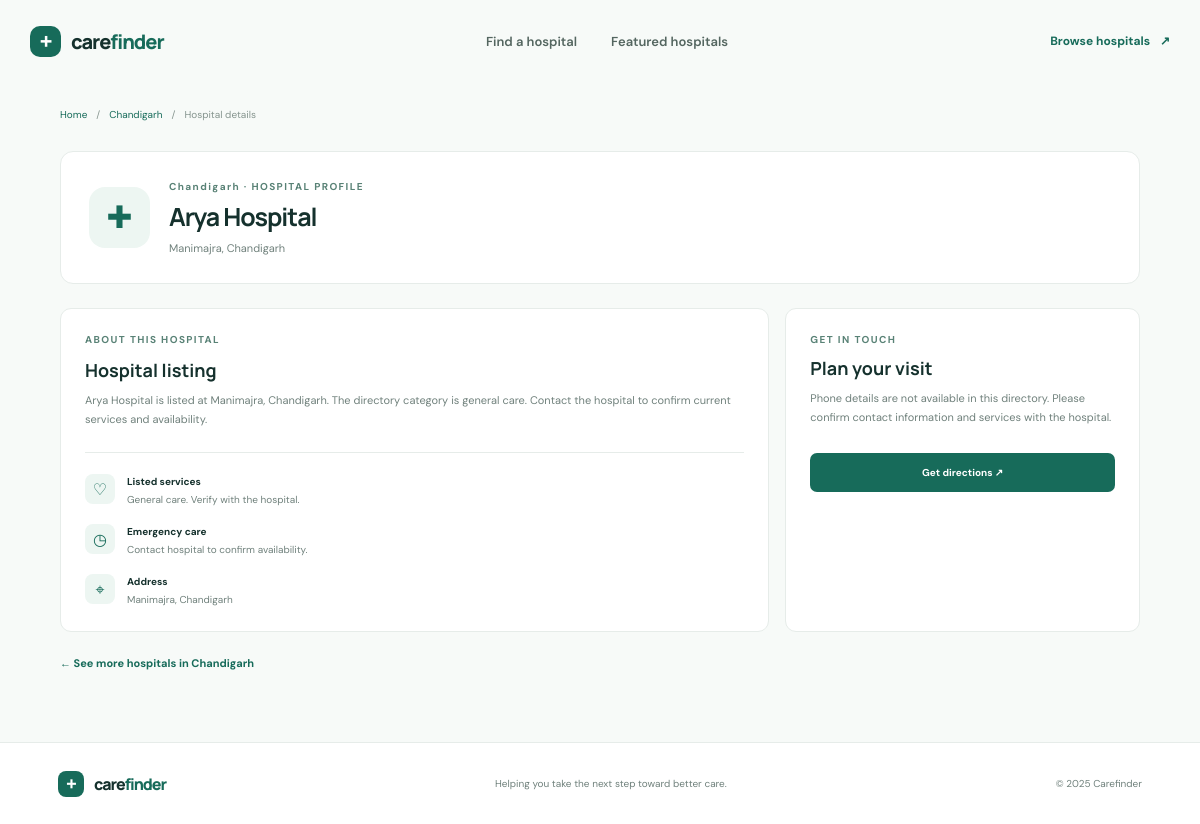
The app's page /hospital/3 with its own data.
### tables this page shows
CREATE TABLE hospitals (
                id INTEGER PRIMARY KEY,
                name TEXT NOT NULL,
                city TEXT NOT NULL,
                address TEXT NOT NULL,
                phone TEXT NOT NULL,
                rating REAL NOT NULL,
                specialties TEXT NOT NULL,
                emergency INTEGER NOT NULL DEFAULT 0,
                latitude REAL NOT NULL,
                longitude REAL NOT NULL,
                description TEXT NOT NULL
            );

### app.py (the view)
    @app.get("/hospital/<int:hospital_id>")
    def hospital_detail(hospital_id: int):
        hospital = get_db().execute(
            "SELECT * FROM hospitals WHERE id = ?", (hospital_id,)
        ).fetchone()
        if hospital is None:
            abort(404)
        return render_template("hospital.html", hospital=hospital)

### app.py (called while the page is built)
def get_db() -> sqlite3.Connection:
    if "db" not in g:
        g.db = sqlite3.connect(DATABASE)
        g.db.row_factory = sqlite3.Row
    return g.db

### templates/hospital.html (shortened to what this page needs)
<!doctype html>
<html lang="en">
<head>
  <link rel="stylesheet" href="{{ url_for('static', filename='css/style.css') }}">
</head>
<body>
  <header class="site-header">
    <a class="brand" href="{{ url_for('index') }}"><span class="brand-mark">+</span><span>care<span class="brand-accent">finder</span></span></a>
    <nav aria-label="Main navigation"><a href="{{ url_for('index') }}">Find a hospital</a><a href="{{ url_for('index') }}#featured">Featured hospitals</a></nav>
    <a class="header-action" href="{{ url_for('search') }}">Browse hospitals <span aria-hidden="true">↗</span></a>
  </header>
  <main class="detail-main">
    <div class="breadcrumb"><a href="{{ url_for('index') }}">Home</a><span aria-hidden="true">/</span><a href="{{ url_for('search', city=hospital['city']) }}">{{ hospital["city"] }}</a><span aria-hidden="true">/</span><span>Hospital details</span></div>
    <section class="detail-hero">
      <div class="detail-icon" aria-hidden="true">✚</div>
      <div><p class="eyebrow">{{ hospital["city"] }} · HOSPITAL PROFILE</p><h1>{{ hospital["name"] }}</h1><p class="detail-address">{{ hospital["address"] }}</p></div>
    </section>
    <div class="detail-grid">
      <section class="detail-card"><p class="eyebrow">ABOUT THIS HOSPITAL</p><h2>Hospital listing</h2><p>{{ hospital["name"] }} is listed at {{ hospital["address"] }}. The directory category is {{ hospital["specialties"]|lower }}. Contact the hospital to confirm current services and availability.</p><div class="detail-facts"><div><span class="fact-icon" aria-hidden="true">♡</span><span><strong>Listed services</strong><small>{{ hospital["specialties"] }}. Verify with the hospital.</small></span></div><div><span class="fact-icon" aria-hidden="true">◷</span><span><strong>Emergency care</strong><small>Contact hospital to confirm availability.</small></span></div><div><span class="fact-icon" aria-hidden="true">⌖</span><span><strong>Address</strong><small>{{ hospital["address"] }}</small></span></div></div></section>
      <aside class="contact-card"><p class="eyebrow">GET IN TOUCH</p><h2>Plan your visit</h2><p>Phone details are not available in this directory. Please confirm contact information and services with the hospital.</p><a class="button button-primary button-full" target="_blank" rel="noopener noreferrer" href="https://www.openstreetmap.org/?mlat={{ hospital['latitude'] }}&mlon={{ hospital['longitude'] }}#map=15/{{ hospital['latitude'] }}/{{ hospital['longitude'] }}">Get directions ↗</a></aside>
    </div>
    <a class="back-link" href="{{ url_for('search', city=hospital['city']) }}">← See more hospitals in {{ hospital["city"] }}</a>
  </main>
  <footer class="site-footer"><a class="brand" href="{{ url_for('index') }}"><span class="brand-mark">+</span><span>care<span class="brand-accent">finder</span></span></a><p>Helping you take the next step toward better care.</p><span>© 2025 Carefinder</span></footer>
</body>
</html>

### static/css/style.css (style rules this page uses)
:root { color-scheme: light; --ink: #15312d; --muted: #70817c; --green: #176b5a; --green-dark: #105447; --mint: #e8f3ef; --line: #e6ece9; --paper: #fff; --canvas: #f7faf8; --orange: #e89b4b; font-family: "DM Sans", sans-serif; }
* { box-sizing: border-box; }
html { scroll-behavior: smooth; }
body { margin: 0; background: var(--canvas); color: var(--ink); }
a { color: inherit; text-decoration: none; }
.site-header { height: 82px; max-width: 1200px; margin: 0 auto; padding: 0 30px; display: flex; align-items: center; justify-content: space-between; }
.brand { display: inline-flex; align-items: center; gap: 10px; font-family: "Manrope", sans-serif; font-size: 20px; font-weight: 800; letter-spacing: -1px; white-space: nowrap; }
.brand-mark { width: 31px; height: 31px; display: inline-grid; place-items: center; border-radius: 10px; background: var(--green); color: white; font-size: 24px; line-height: 1; }
.brand-accent { color: var(--green); }
.site-header nav { display: flex; gap: 34px; color: #546660; font-size: 13px; font-weight: 600; }
.header-action { font-size: 12px; font-weight: 700; color: var(--green); }
.header-action span { padding-left: 7px; }
main { max-width: 1140px; margin: 0 auto; padding: 0 30px; }
.eyebrow { margin: 0 0 12px; color: #598276; font-size: 10px; font-weight: 700; letter-spacing: 1.4px; }
h1, h2, h3, p { margin-top: 0; }
h1, h2, h3 { font-family: "Manrope", sans-serif; }
.button { display: inline-flex; align-items: center; justify-content: center; gap: 11px; border: 0; border-radius: 7px; cursor: pointer; font-weight: 700; transition: background .18s ease, transform .18s ease; }
.button-primary { background: var(--green); color: white; }
.hospital-icon, .result-icon, .detail-icon { display: inline-grid; place-items: center; background: #edf6f2; color: var(--green); }
.site-footer { min-height: 82px; display: flex; align-items: center; justify-content: space-between; padding: 17px max(calc((100vw - 1084px) / 2), 30px); border-top: 1px solid var(--line); background: white; }
.site-footer .brand { font-size: 16px; }
.site-footer .brand-mark { width: 26px; height: 26px; border-radius: 8px; font-size: 20px; }
.site-footer p, .site-footer > span { margin: 0; color: var(--muted); font-size: 10px; }
.results-main, .detail-main { min-height: calc(100vh - 164px); padding-top: 21px; padding-bottom: 60px; }
.breadcrumb { display: flex; gap: 9px; margin: 5px 0 26px; color: #85948e; font-size: 10px; }
.breadcrumb a { color: var(--green); }
.detail-main { padding-bottom: 70px; }
.detail-hero { display: flex; align-items: center; gap: 19px; margin: 30px 0 24px; padding: 28px; border: 1px solid var(--line); border-radius: 13px; background: white; }
.detail-icon { flex: 0 0 61px; width: 61px; height: 61px; border-radius: 16px; font-size: 31px; }
.detail-hero > div:nth-child(2) { flex: 1; }
.detail-hero .eyebrow { margin-bottom: 6px; }
.detail-hero h1 { margin-bottom: 7px; font-size: 25px; letter-spacing: -1px; }
.detail-address { margin: 0; color: var(--muted); font-size: 11px; }
.detail-grid { display: grid; grid-template-columns: minmax(0, 1.5fr) minmax(260px, .75fr); gap: 16px; }
.detail-card, .contact-card { padding: 24px; border: 1px solid var(--line); border-radius: 11px; background: white; }
.detail-card h2, .contact-card h2 { margin-bottom: 9px; font-size: 18px; }
.detail-card > p:not(.eyebrow), .contact-card > p:not(.eyebrow) { color: var(--muted); font-size: 11px; line-height: 1.7; }
.detail-facts { display: grid; gap: 17px; margin-top: 24px; padding-top: 21px; border-top: 1px solid var(--line); }
.detail-facts > div { display: flex; gap: 12px; align-items: flex-start; }
.fact-icon { flex: 0 0 30px; width: 30px; height: 30px; display: grid; place-items: center; border-radius: 8px; background: #edf6f2; color: var(--green); }
.detail-facts strong, .detail-facts small { display: block; }
.detail-facts strong { margin: 1px 0 4px; font-size: 10px; }
.detail-facts small { color: var(--muted); font-size: 10px; line-height: 1.5; }
.contact-card .eyebrow { margin-bottom: 10px; }
.contact-card > p:not(.eyebrow) { margin-bottom: 18px; }
.button-full { width: 100%; min-height: 39px; margin-top: 9px; font-size: 10px; }
.back-link { display: inline-block; margin-top: 24px; color: var(--green); font-size: 11px; font-weight: 700; }

### records on screen
hospitals: city "Chandigarh", name "Arya Hospital", address "Manimajra, Chandigarh", specialties "general care", specialties "General care"
